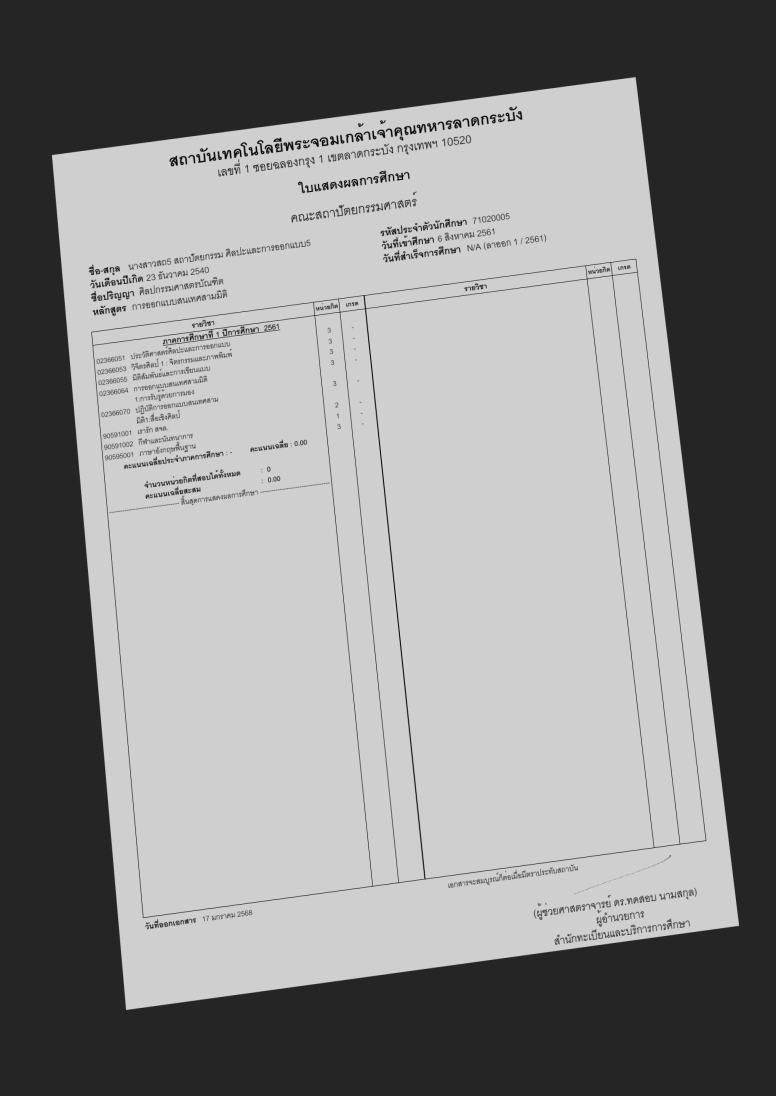
#> input picture slide_assets/geometry_before.jpg, 1551 x 2192 px (shown at 1/2 size)
$ python -i photo_unofficial.py   (imports and definitions only)
#> lines starting #> are read from the running program, lines starting #| are printed output that depends on the picture; after the words box and inside, x2 and y2 are one past the last pixel; in counts of white or black regions, pixels touching at a corner belong together
#> further down, picture is the input picture: PIL image 1551x2192 RGB; min 0, max 221, mean 137.7
"""Read a rectified, high-resolution unofficial English transcript photo.

This route uses page geometry only. It never reads a matching PDF, filename,
or ground truth during inference.
"""

from __future__ import annotations

import tempfile
from pathlib import Path

import cv2
import numpy as np
from PIL import Image, ImageOps


MODEL_DIR = Path(__file__).resolve().parent / "data/photo_ocr"


def _table_top(image: Image.Image) -> int | None:
    gray = np.asarray(image.convert("L"))
    height, width = gray.shape
#> height = 2192; width = 1551
    binary = cv2.threshold(gray, 0, 255, cv2.THRESH_BINARY_INV + cv2.THRESH_OTSU)[1]
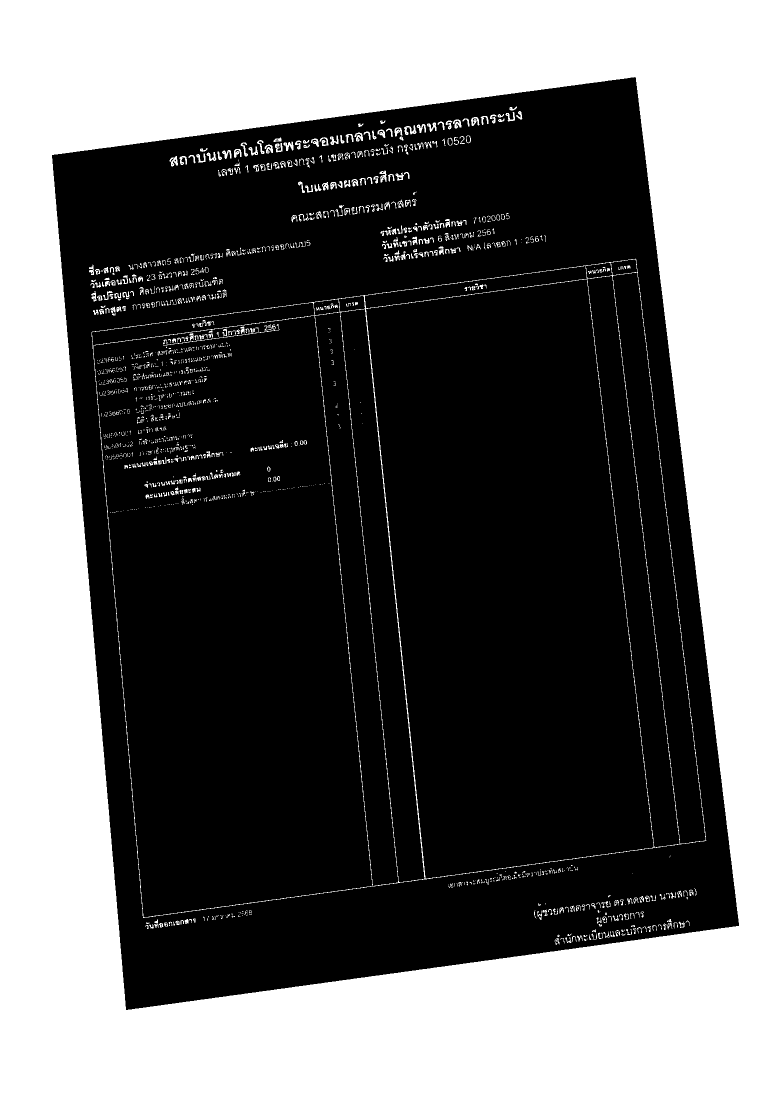
#> binary: shape (2192, 1551) (shown at 1/2 size); 40.6% white; 1431 white regions (891 under 20 px), largest, box (x1, y1, x2, y2) and area: (0, 0, 1551, 2192) 1332148, (183, 517, 1413, 1836) 15494, (327, 659, 560, 692) 290
    joined = cv2.morphologyEx(binary, cv2.MORPH_CLOSE, np.ones((1, 9), np.uint8))
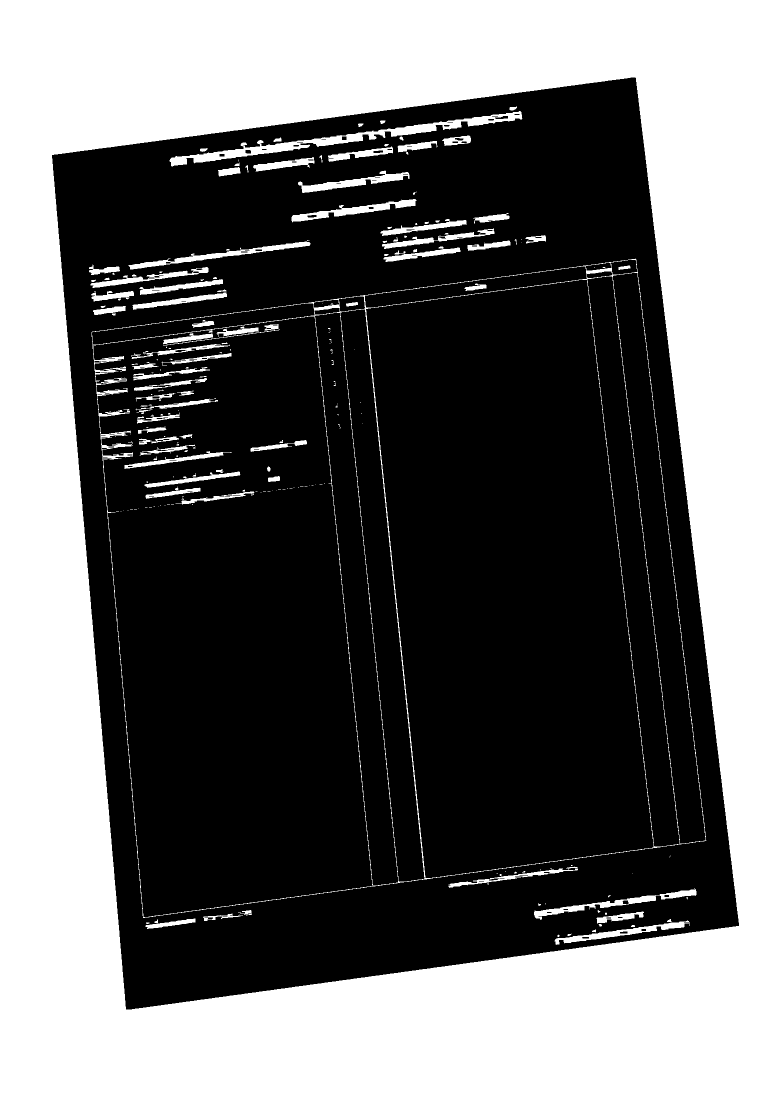
#> joined: shape (2192, 1551) (shown at 1/2 size); 41.7% white; 236 white regions (130 under 20 px), largest, box (x1, y1, x2, y2) and area: (0, 0, 1551, 2192) 1332154, (183, 517, 1413, 1836) 18792, (339, 222, 1045, 333) 10184
    horizontal = cv2.morphologyEx(
        joined, cv2.MORPH_OPEN, np.ones((1, max(25, round(width * 0.12))), np.uint8)
    )
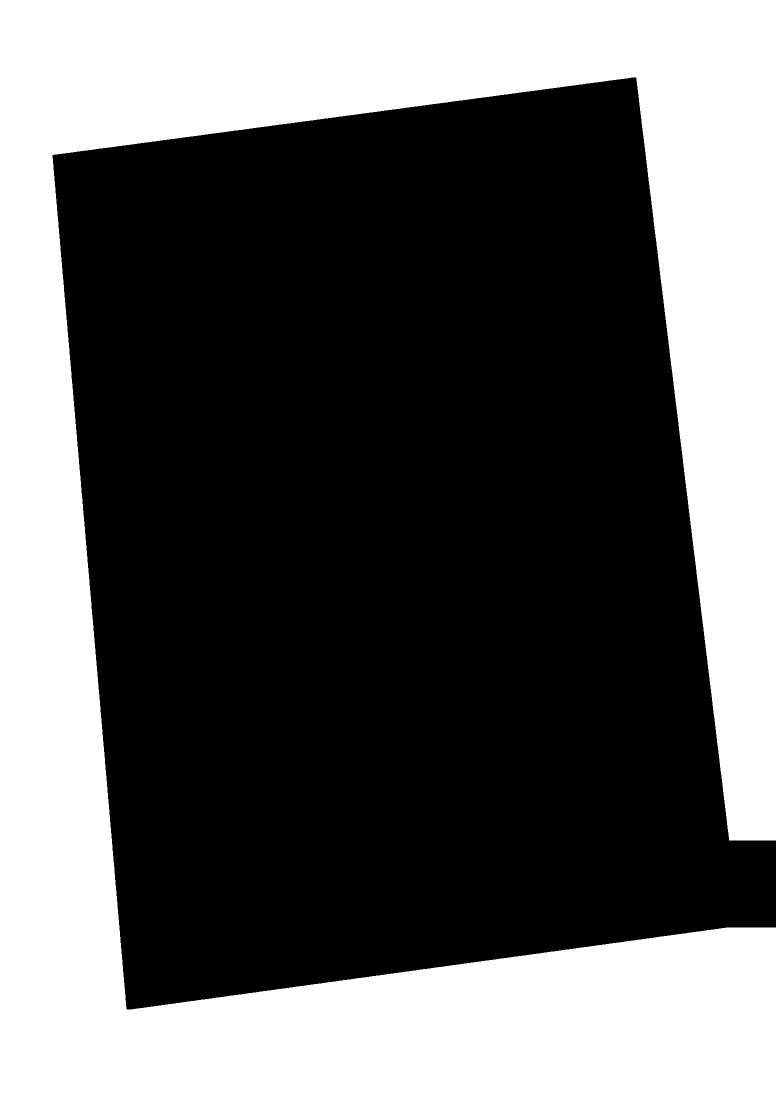
#> horizontal: shape (2192, 1551) (shown at 1/2 size); 38.8% white; 1 white region, box (x1, y1, x2, y2) and area: (0, 0, 1551, 2192) 1317850
    counts = (horizontal > 0).sum(axis=1)
#> counts = 2192 values, max 1551 at index 0, min 224 at index 1681, mean 601.2
    rows = np.flatnonzero(
        (counts > width * 0.4)
        & (np.arange(height) > height * 0.08)
        & (np.arange(height) < height * 0.5)
    )
#> rows = 101 values from 176 to 276
    return int(rows[0]) if len(rows) else None


# [38 lines left out: function read_unofficial_photo, not called in this run]

>>> from PIL import Image
>>> picture = Image.open('../slide_assets/geometry_before.jpg')
>>> result = _table_top(picture)
#> result = 176
